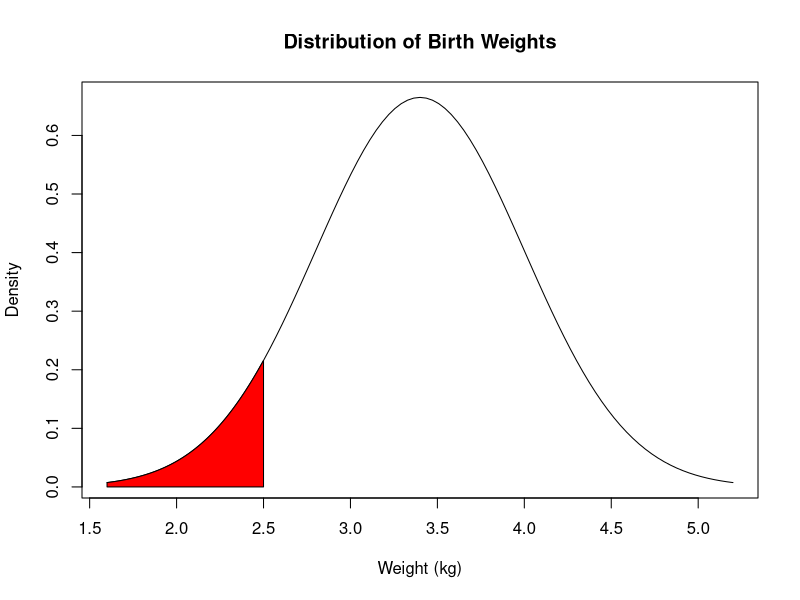
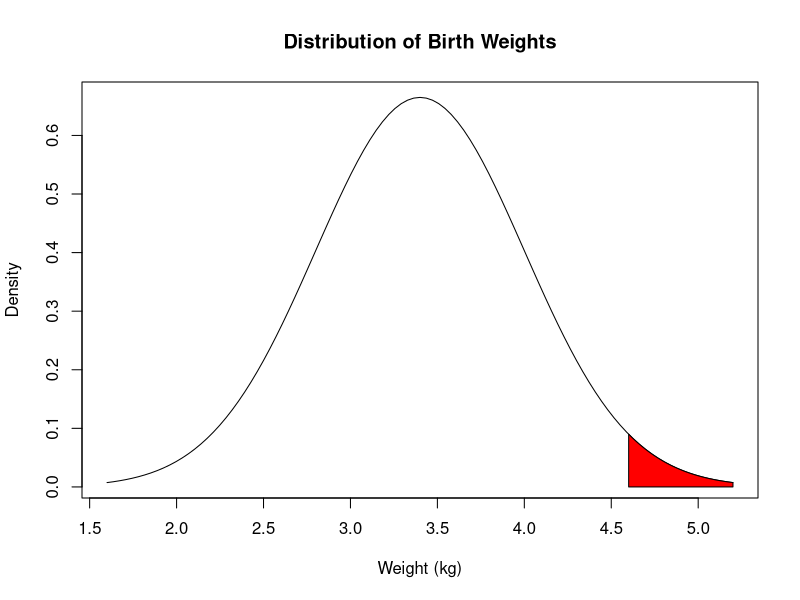
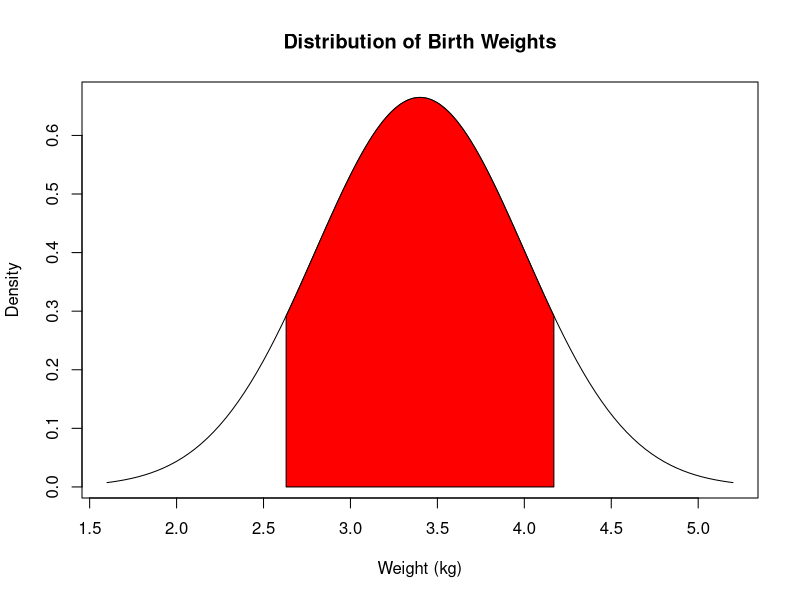
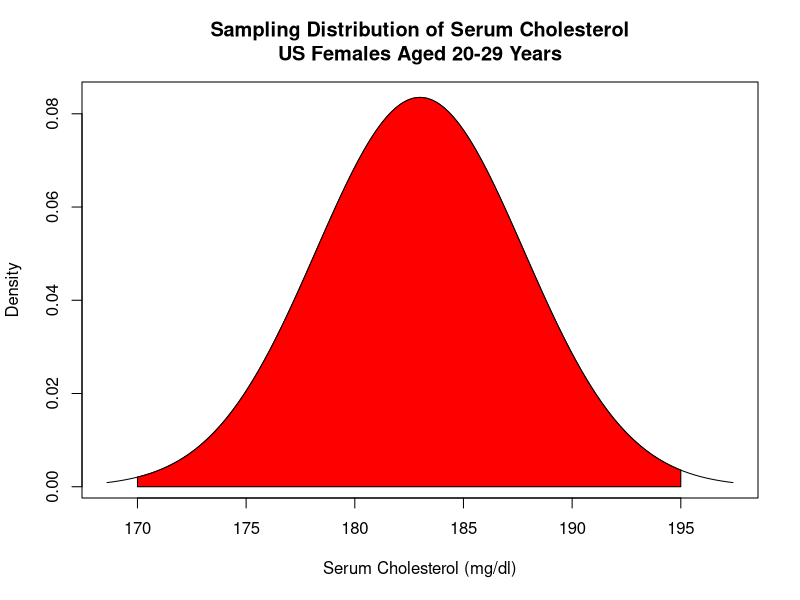

Here is the R script that generated these plots, in order:
## ---- chunk 1
knitr::opts_chunk$set(echo = TRUE)
## ---- chunk 2
setwd("D:/git/DPH101-xjtlu/Y3/week06_lec_10.14")
## ---- chunk 3
# Plot the normal curve
curve(dnorm(x, mean=3.4, sd=0.6),
      xlim=c(1.6,5.2),
      main="Distribution of Birth Weights",
      xlab="Weight (kg)",
      ylab="Density") 

# Share the area of interest
coord.x <- c(1.6,seq(1.6,2.5,0.01),2.5) 
coord.y <- c(0,dnorm(seq(1.6,2.5,0.01), mean=3.4, sd=0.6),0)
polygon(coord.x,coord.y,col='red')
## ---- chunk 4
pnorm(q=2.5, mean=3.4, sd=0.6, lower.tail=TRUE)
## ---- chunk 5
curve(dnorm(x, mean=3.4, sd=0.6),
      xlim=c(1.6,5.2),
      main="Distribution of Birth Weights",
      xlab="Weight (kg)",
      ylab="Density") 

coord.x <- c(4.6,seq(4.6,5.2,0.01),5.2) 
coord.y <- c(0,dnorm(seq(4.6,5.2,0.01), mean=3.4, sd=0.6),0)
polygon(coord.x,coord.y,col='red')
## ---- chunk 6
pnorm(q=4.6, mean=3.4, sd=0.6, lower.tail=FALSE)
## ---- chunk 7
curve(dnorm(x, mean=3.4, sd=0.6),
      xlim=c(1.6,5.2),
      main="Distribution of Birth Weights",
      xlab="Weight (kg)",
      ylab="Density") 

coord.x <- c(2.63,seq(2.63,4.17,0.01),4.17) 
coord.y <- c(0,dnorm(seq(2.63,4.17,0.01), mean=3.4, sd=0.6),0)
polygon(coord.x,coord.y,col='red')
## ---- chunk 8
qnorm(p=0.1, mean=3.4, sd=0.6, lower.tail=TRUE)
qnorm(p=0.1, mean=3.4, sd=0.6, lower.tail=FALSE)
## ---- chunk 9
37/sqrt(60)
## ---- chunk 10
curve(dnorm(x, mean=183, sd=37/sqrt(60)),
      xlim=c(168.6,197.4),
      main="Sampling Distribution of Serum Cholesterol\nUS Females Aged 20-29 Years",
      xlab="Serum Cholesterol (mg/dl)",
      ylab="Density") 

coord.x <- c(170,seq(170,195,0.01),195) 
coord.y <- c(0,dnorm(seq(170,195,0.01), mean=183, sd=37/sqrt(60)),0)
polygon(coord.x,coord.y,col='red')
## ---- chunk 11
pnorm(q=195, mean=183, sd=37/sqrt(60), lower.tail=TRUE) - 
    pnorm(q=170, mean=183, sd=37/sqrt(60), lower.tail=TRUE)
